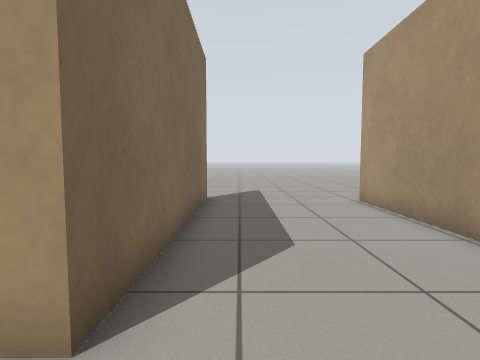
[1] (above)

16 first-person views from a walk through a Gazebo world. The camera is 0.71 m above the floor, tilts 4° down and sees 80° across. The floor is counted in squares, 0.5 m on a side. Each view is taken from the middle of a square. On the plan, view 1 faces up. The plan holds only what a view shows up to about 14 squares ahead; the rest is blank.

[2]
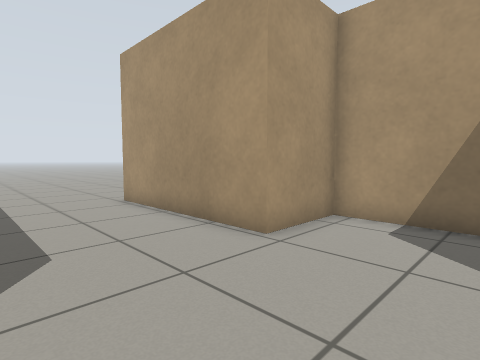

[3]
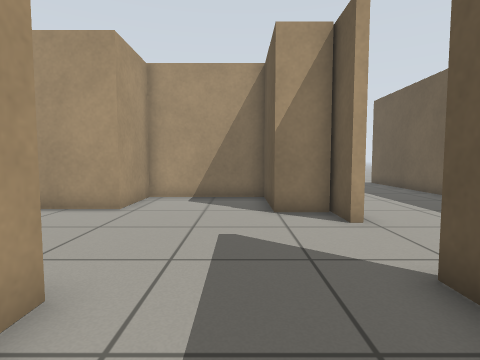

[4]
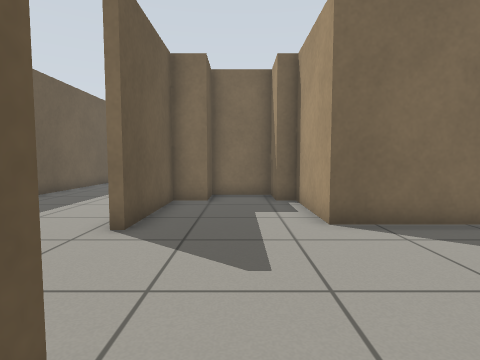

[5]
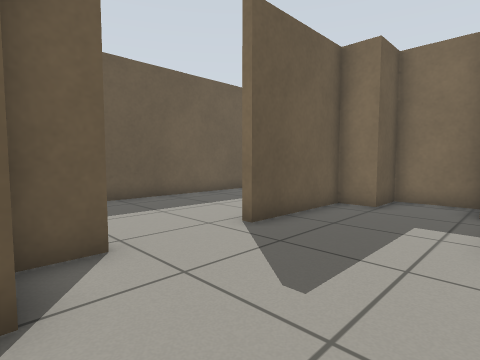

[6]
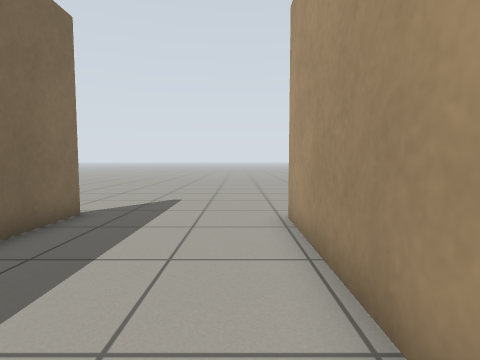

[7]
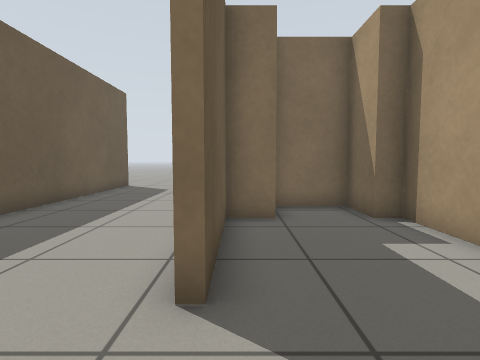

[8]
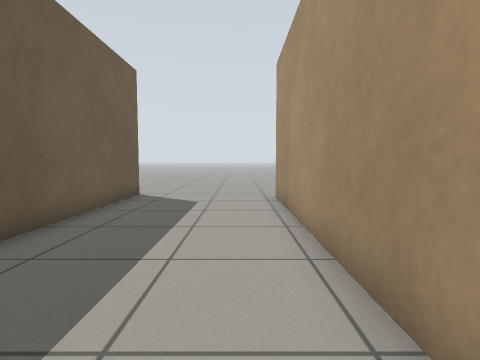

[9]
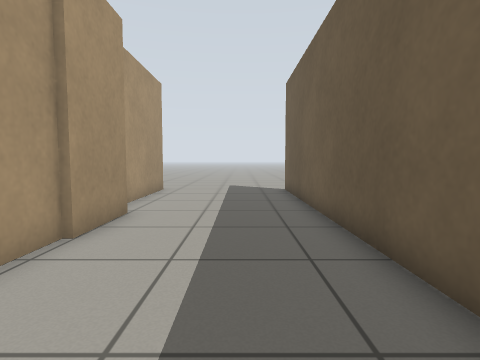

[10]
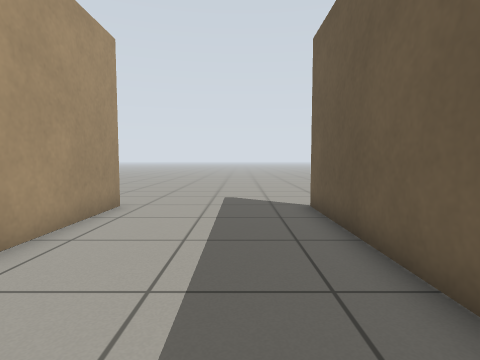

[11]
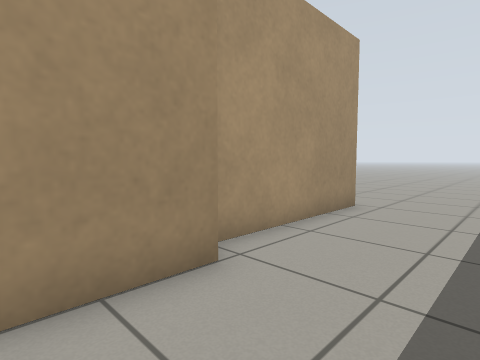

[12]
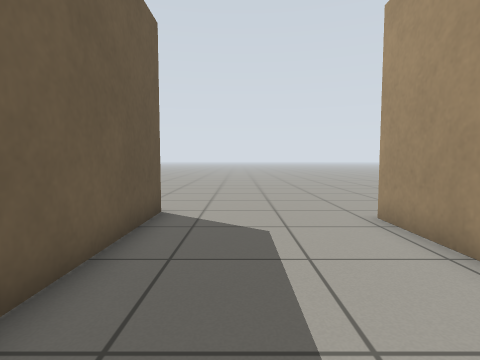

[13]
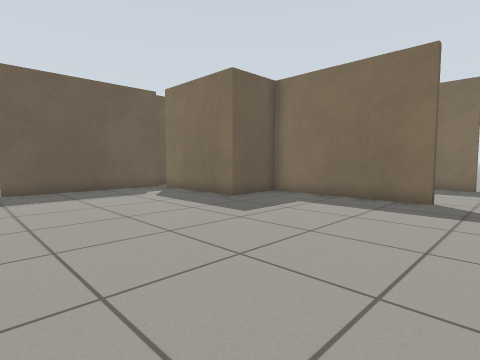

[14]
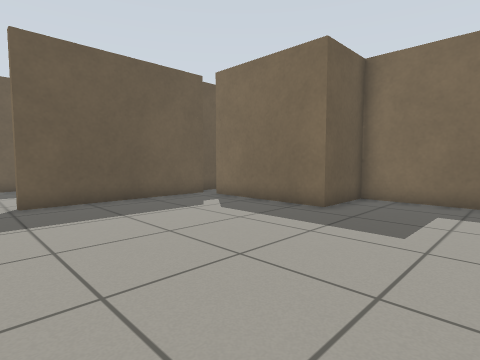

[15]
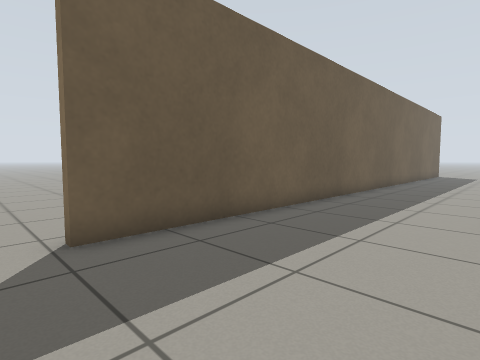

[16]
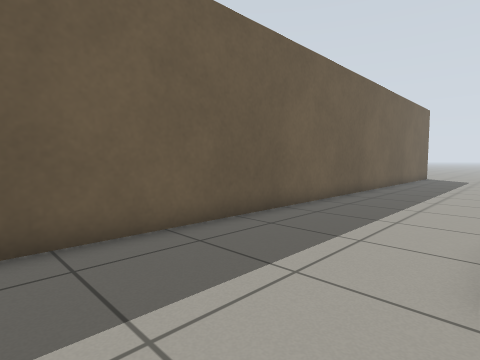

### Floor plan
Points are (right, up) in squares from view 1. A wall is a line through its corners. A room is listed if a view was taken in it or the views show most of it. See-through windows are left out.
Room 1 (views 1, 2, 3, 4, 5, 6)
walls: (2.4, -2.5) (4, -2.5); (-1.6, 10.5) (-1.2, 10.5) (-1.2, 2) (-4.9, 2) (-4.9, 1.3) (-6.6, 1.3) (-6.6, -1.1) (-4.9, -1.1) (-4.9, -2.5) (-0.7, -2.5); (3.7, -2.5) (3.7, -0.9) (6.9, -0.9) (6.9, 3.5) (4.2, 3.5) (4.2, 10)
ways out: opening at (1, -2) to room 2; opening at (4, 11) to room 3; opening at (-1, 11.5)
Room 2 (views 7, 8, 9, 10, 11, 12, 15, 16)
walls: (-0.7, -2.5) (-0.7, -2.8); (2.4, -2.9) (2.4, -2.5); (-3.5, -2.6) (-13, -2.6); (5.1, -2.8) (3.6, -2.8); (7.6, -3) (5, -3); (13.7, -2) (13.7, -2.3) (8.1, -2.3); (-13.9, -8.2) (13.8, -8.2)
ways out: opening at (1, -2) to room 1; opening at (14.5, -2) to room 3; opening at (-14.5, -8); opening at (-14, -2); opening at (14.5, -8)
Room 3 (views 13, 14)
walls: (4.5, 10) (4.5, 3.8) (7.2, 3.8) (7.2, -1.2); (7.2, -2) (13.7, -2)
ways out: opening at (4, 11) to room 1; opening at (14.5, -2) to room 2

Positions as (right, up) in squares from view 1, and headings:
1: (0, 0), facing up
2: (0, 0), facing up-right
3: (-4, 0), facing right
4: (5, 0), facing left
5: (4, 2), facing down-left
6: (3, 3), facing up
7: (2, -2), facing left
8: (-2, -4), facing left
9: (0, -6), facing right
10: (5, -6), facing right
11: (5, -6), facing up-right
12: (-6, -6), facing left
13: (15, 12), facing down-left
14: (15, 8), facing down-left
15: (15, -3), facing down-left
16: (11, -3), facing down-left
